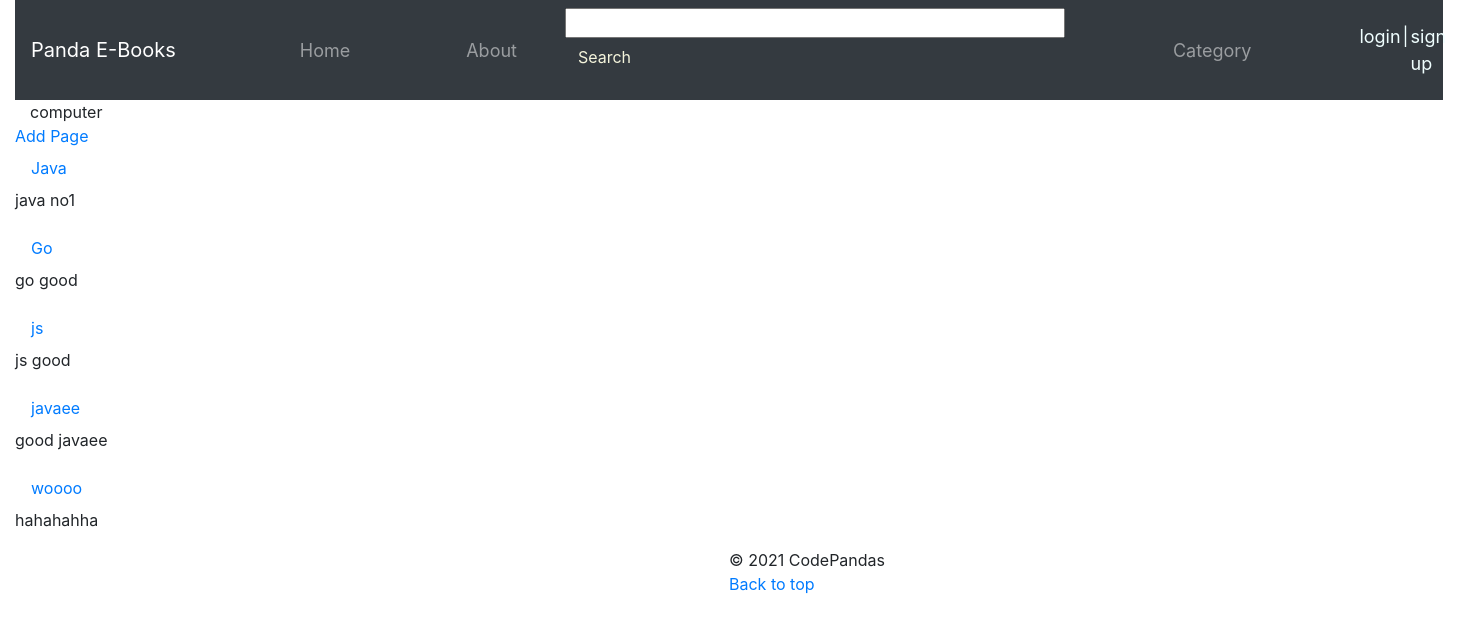
Page /panda-online-library/category/computer/ on the earlier database version.
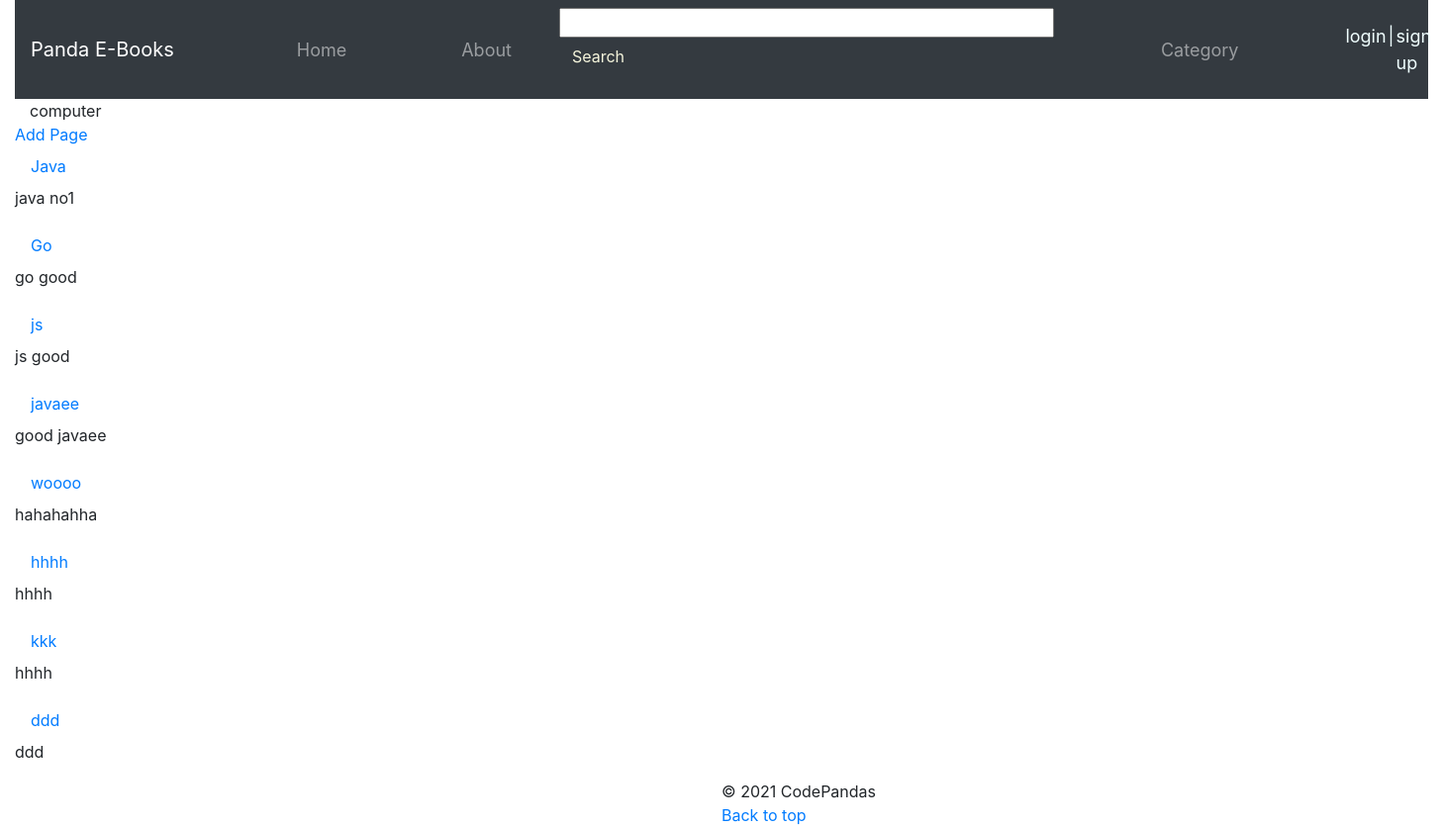
Same page on the later database version.
### panda/models.py (models this page shows, shortened)
class Book(models.Model):
    TITLE_MAX_SIZE = 128
    category = models.ForeignKey(Category, on_delete=models.CASCADE)
    name = models.CharField(max_length=TITLE_MAX_SIZE)
    slug = models.SlugField(unique=True,blank=True)
    views = models.IntegerField(default=0)
    image = models.ImageField(upload_to='book_images',blank = True)
    likes = models.IntegerField(default=0)
    rating = models.FloatField(default=0.0)
    description = models.CharField(max_length=500)

### panda/views.py (the view)
# urls.py: path('category/<slug:category_name_slug>/',views.show_category, name='show_category'),
def show_category(request,category_name_slug):
    context_dict={}
    try:
        category = Category.objects.get(slug=category_name_slug)
        books = Book.objects.filter(category=category)
        context_dict['books'] = books
        context_dict['category'] = category
    except Category.DoesNotExist:
        context_dict['category'] = None
        context_dict['books'] = None
    return render(request, 'panda/category.html', context=context_dict)

### templates/panda/category.html
{% extends 'panda/base.html' %}
{% load staticfiles %}
{% block main_block %}
    <div class="container-fluid">
        {{category.name}}
    </div>
    <a href="{% url 'panda:add_book' category.slug %}">Add Page</a> <br />
    {% if books %}
    {% for book in books %}
        <div >
            <a class="nav-link" href="{% url 'panda:show_book' book.slug %}">{{book.name}}</a>
            <p>{{book.description}}</p>
        </div>
    {% endfor %}
    {% endif %}
{% endblock %}

Differences in the rows shown:
added Book: name "hhhh", description "hhhh"
added Book: name "kkk", description "hhhh"
added Book: name "ddd", description "ddd"
